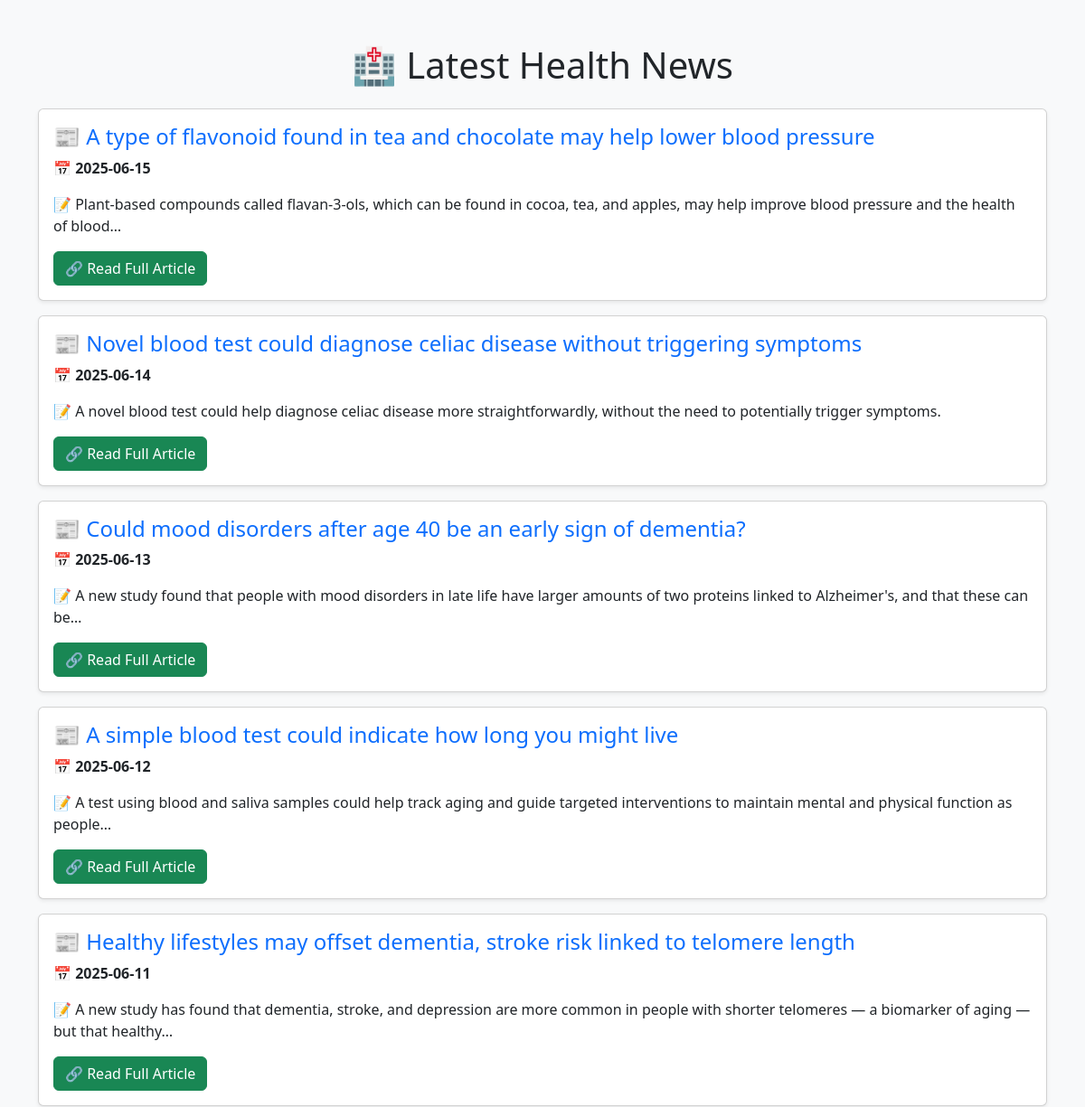
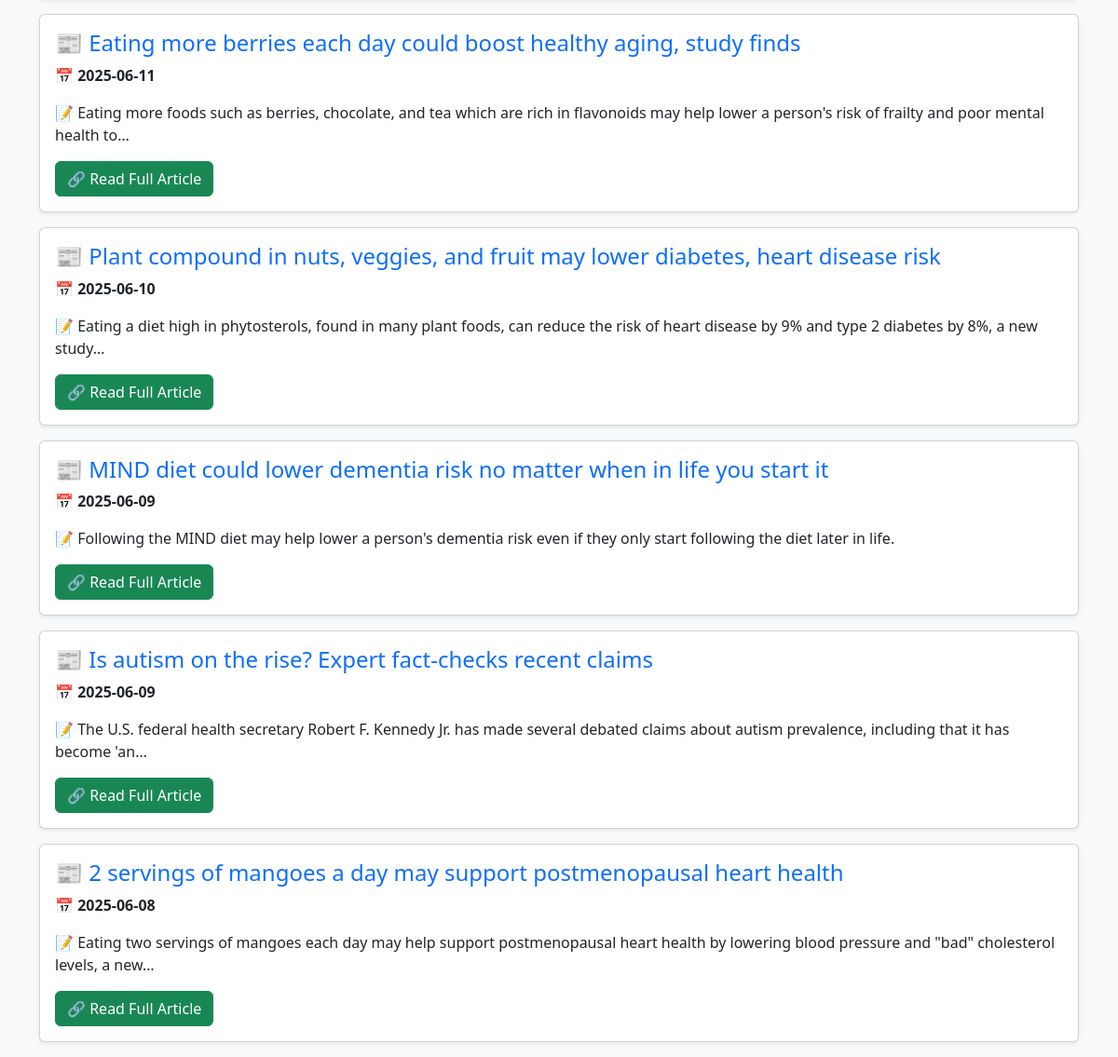
/, run on an earlier commit of the app's database (2 pictures, top to bottom).
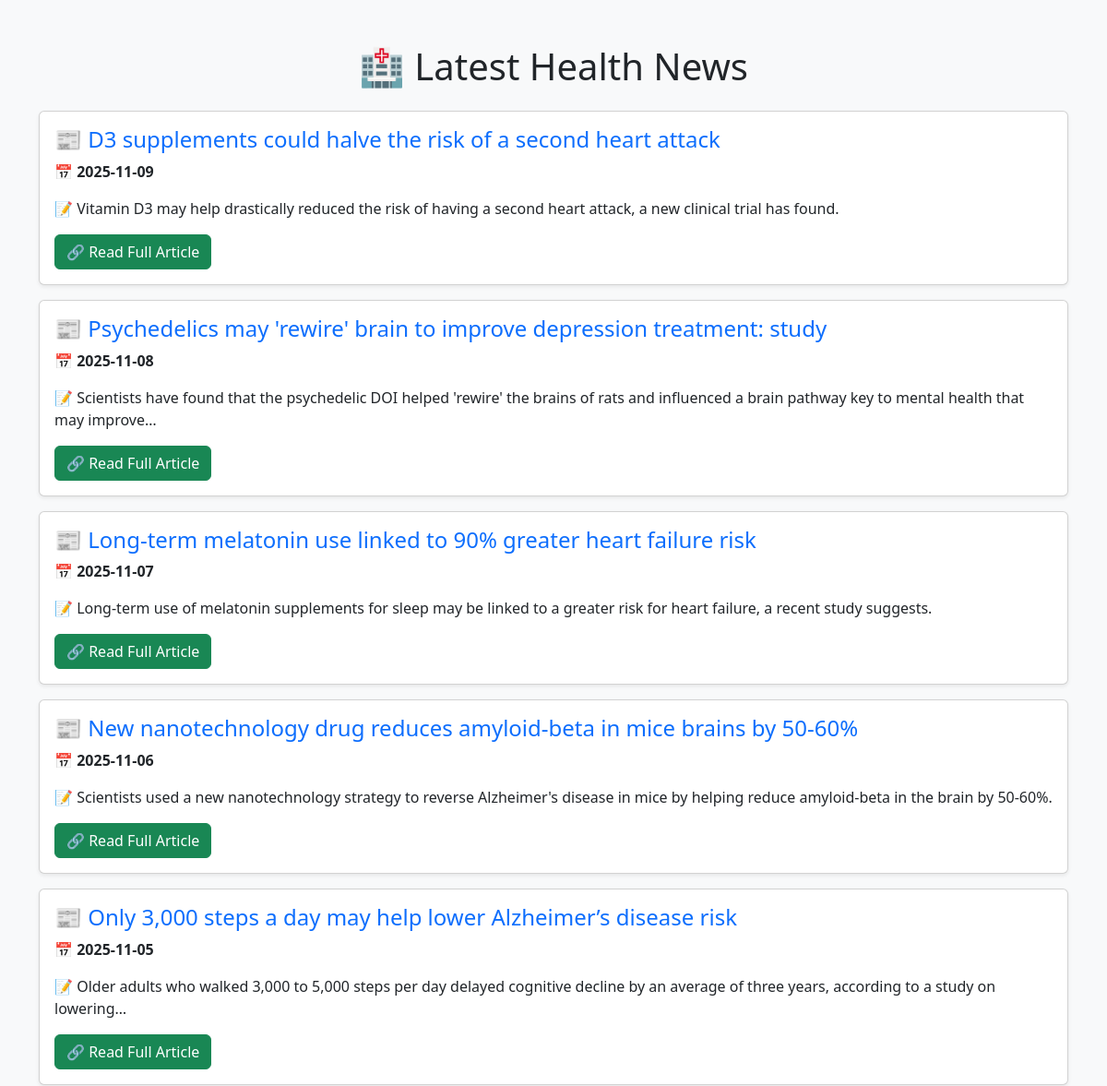
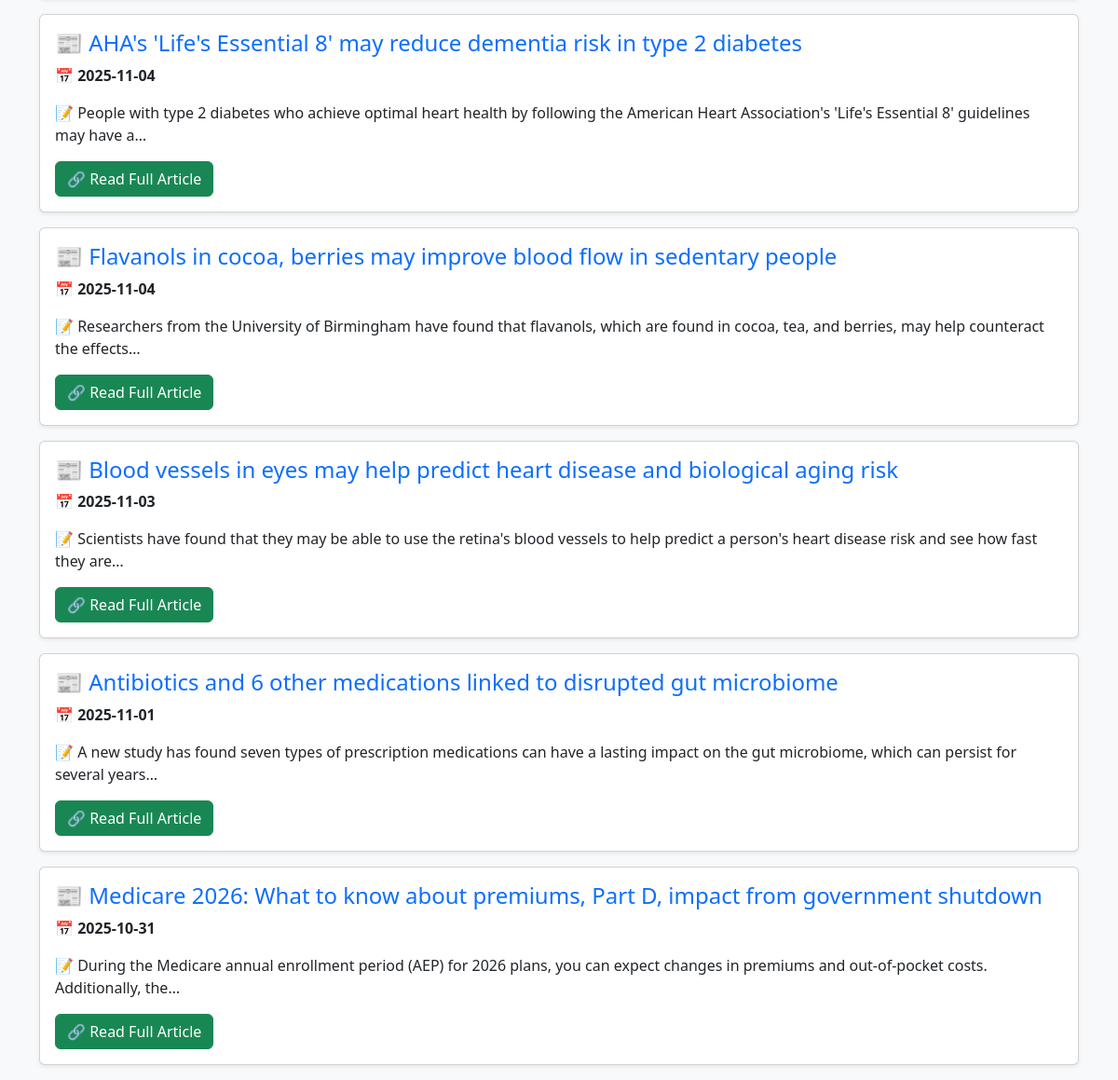
And on a later commit of the database (2 pictures, top to bottom).
### tables this page shows
CREATE TABLE news (
        id INTEGER PRIMARY KEY AUTOINCREMENT,
        date TEXT NOT NULL,
        title TEXT UNIQUE, 
        description TEXT,
        news_url TEXT
    );

### app.py (the view)
@app.route("/")
def index():
    page = request.args.get("page", 1, type=int)  # Get the current page number
    limit = 10  # Number of articles per page
    offset = (page - 1) * limit  # Calculate the offset
    news = fetch_news(limit, offset)
    return render_template("index.html", news=news, page=page)

### app.py (called while the page is built)
def fetch_news(limit=10, offset=0):
    conn = sqlite3.connect("health_news.db")
    cursor = conn.cursor()
    cursor.execute("SELECT date, title, description, news_url FROM news ORDER BY date DESC LIMIT ? OFFSET ?", (limit, offset))
    news_list = cursor.fetchall()
    conn.close()
    return news_list

### templates/index.html (shortened to what this page needs)
<!DOCTYPE html>
<html lang="en">
<head>
    <link href="https://cdn.jsdelivr.net/npm/bootstrap@5.3.0/dist/css/bootstrap.min.css" rel="stylesheet">
</head>
<body class="bg-light">
    <div class="container mt-5">
        <h1 class="text-center mb-4">🏥 Latest Health News</h1>
        {% for article in news %}
        <div class="card mb-3 shadow-sm">
            <div class="card-body">
                <h4 class="card-title text-primary">📰 {{ article[1] }}</h4>
                <p class="card-text">📅 <strong>{{ article[0] }}</strong></p>
                <p class="card-text">📝 {{ article[2] }}</p>
                <a href="{{ article[3] }}" class="btn btn-success" target="_blank">🔗 Read Full Article</a>
            </div>
        </div>
        {% endfor %}
    </div>
</body>
</html>

What changed in the data, as far as the page shows it:
no longer on this page (row unchanged): news: title "A type of flavonoid found in tea and chocolate may help lower blood pressure", date "2025-06-15", description "Plant-based compounds called flavan-3-ols, which can be found in cocoa, tea, and apples, may help improve blood pressure and the health of blood…"
no longer on this page (row unchanged): news: title "Novel blood test could diagnose celiac disease without triggering symptoms", date "2025-06-14", description "A novel blood test could help diagnose celiac disease more straightforwardly, without the need to potentially trigger symptoms."
no longer on this page (row unchanged): news: title "Could mood disorders after age 40 be an early sign of dementia?", date "2025-06-13", description "A new study found that people with mood disorders in late life have larger amounts of two proteins linked to Alzheimer's, and that these can be…"
no longer on this page (row unchanged): news: title "A simple blood test could indicate how long you might live", date "2025-06-12", description "A test using blood and saliva samples could help track aging and guide targeted interventions to maintain mental and physical function as people…"
no longer on this page (row unchanged): news: title "Healthy lifestyles may offset dementia, stroke risk linked to telomere length", date "2025-06-11", description "A new study has found that dementia, stroke, and depression are more common in people with shorter telomeres — a biomarker of aging — but that healthy…"
no longer on this page (row unchanged): news: title "Eating more berries each day could boost healthy aging, study finds", date "2025-06-11", description "Eating more foods such as berries, chocolate, and tea which are rich in flavonoids may help lower a person's risk of frailty and poor mental health to…"
no longer on this page (row unchanged): news: title "Plant compound in nuts, veggies, and fruit may lower diabetes, heart disease risk", date "2025-06-10", description "Eating a diet high in phytosterols, found in many plant foods, can reduce the risk of heart disease by 9% and type 2 diabetes by 8%, a new study…"
no longer on this page (row unchanged): news: title "MIND diet could lower dementia risk no matter when in life you start it", date "2025-06-09", description "Following the MIND diet may help lower a person's dementia risk even if they only start following the diet later in life."
no longer on this page (row unchanged): news: title "Is autism on the rise? Expert fact-checks recent claims", date "2025-06-09", description "The U.S. federal health secretary Robert F. Kennedy Jr. has made several debated claims about autism prevalence, including that it has become 'an…"
no longer on this page (row unchanged): news: title "2 servings of mangoes a day may support postmenopausal heart health", date "2025-06-08", description "Eating two servings of mangoes each day may help support postmenopausal heart health by lowering blood pressure and \"bad\" cholesterol levels, a new…"
added news: title "D3 supplements could halve the risk of a second heart attack", date "2025-11-09", description "Vitamin D3 may help drastically reduced the risk of having a second heart attack, a new clinical trial has found."
added news: title "Psychedelics may 'rewire' brain to improve depression treatment: study", date "2025-11-08", description "Scientists have found that the psychedelic DOI helped 'rewire' the brains of rats and influenced a brain pathway key to mental health that may improve…"
added news: title "Long-term melatonin use linked to 90% greater heart failure risk", date "2025-11-07", description "Long-term use of melatonin supplements for sleep may be linked to a greater risk for heart failure, a recent study suggests."
added news: title "New nanotechnology drug reduces amyloid-beta in mice brains by 50-60%", date "2025-11-06", description "Scientists used a new nanotechnology strategy to reverse Alzheimer's disease in mice by helping reduce amyloid-beta in the brain by 50-60%."
added news: title "Only 3,000 steps a day may help lower Alzheimer’s disease risk", date "2025-11-05", description "Older adults who walked 3,000 to 5,000 steps per day delayed cognitive decline by an average of three years, according to a study on lowering…"
added news: title "AHA's 'Life's Essential 8' may reduce dementia risk in type 2 diabetes", date "2025-11-04", description "People with type 2 diabetes who achieve optimal heart health by following the American Heart Association's 'Life's Essential 8' guidelines may have a…"
added news: title "Flavanols in cocoa, berries may improve blood flow in sedentary people", date "2025-11-04", description "Researchers from the University of Birmingham have found that flavanols, which are found in cocoa, tea, and berries, may help counteract the effects…"
added news: title "Blood vessels in eyes may help predict heart disease and biological aging risk", date "2025-11-03", description "Scientists have found that they may be able to use the retina's blood vessels to help predict a person's heart disease risk and see how fast they are…"
added news: title "Antibiotics and 6 other medications linked to disrupted gut microbiome", date "2025-11-01", description "A new study has found seven types of prescription medications can have a lasting impact on the gut microbiome, which can persist for several years…"
added news: title "Medicare 2026: What to know about premiums, Part D, impact from government shutdown", date "2025-10-31", description "During the Medicare annual enrollment period (AEP) for 2026 plans, you can expect changes in premiums and out-of-pocket costs. Additionally, the…"
